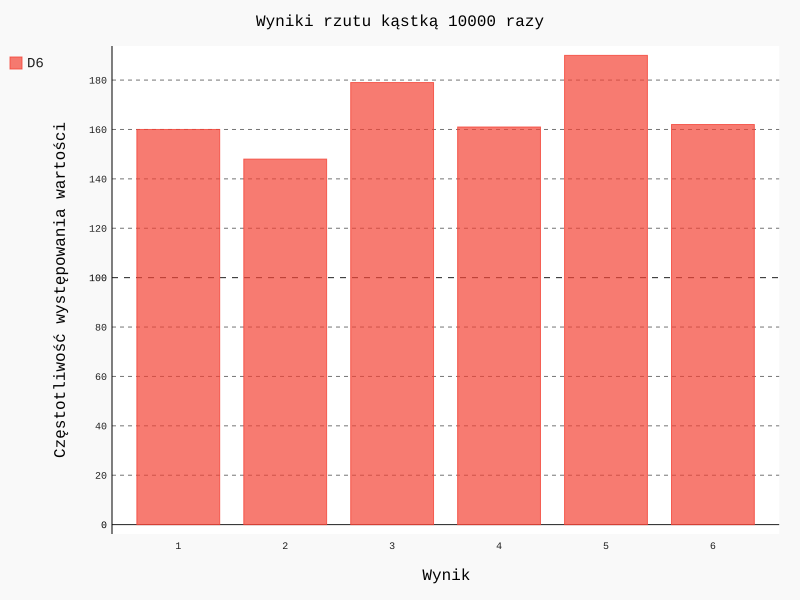

This chart was generated by the following Python code:
from roll_die import Die
import pygal

die = Die()

results = [die.roll() for roll_num in range(1000)]

print(results)

frequencies = [results.count(value) for value in range(1, die.num_sides+1)]

print(frequencies)

hist = pygal.Bar()
hist.force_uri_protocol = 'http'

hist.title = "Wyniki rzutu kąstką 10000 razy"
hist.x_labels = ['1', '2', '3', '4', '5', '6']
hist.x_title = "Wynik"
hist.y_title = "Częstotliwość występowania wartości"

hist.add('D6', frequencies)
hist.render_to_file('die_visual.svg')
